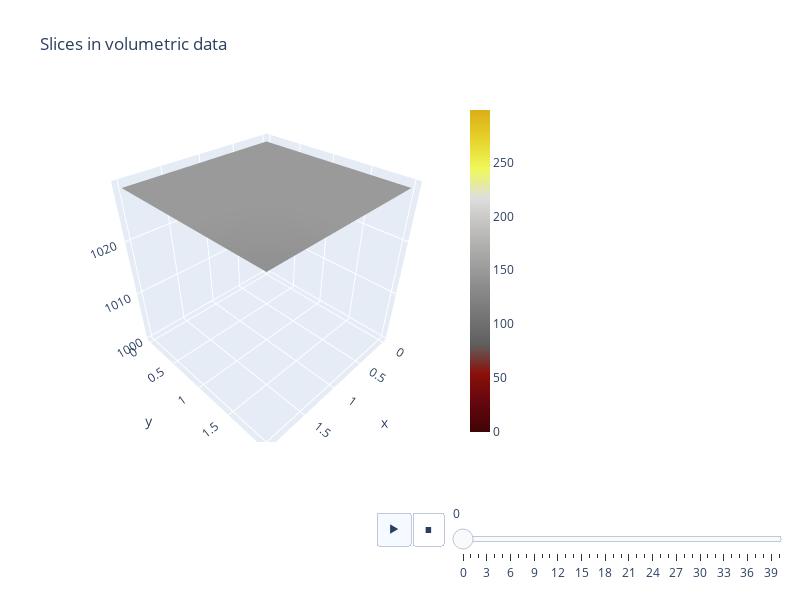

Notebook cell for this chart:
### Code cell
# Layout
fig.update_layout(
         title='Slices in volumetric data',
         width=800,
         height=600,
         scene=dict(
                    zaxis=dict(range=[freqs.min()-1, freqs.max()+1], autorange=False),
                    aspectratio=dict(x=1, y=1, z=1),
                    ),
         updatemenus = [
            {
                "buttons": [
                    {
                        "args": [None, frame_args(50)],
                        "label": "&#9654;", # play symbol
                        "method": "animate",
                    },
                    {
                        "args": [[None], frame_args(0)],
                        "label": "&#9724;", # pause symbol
                        "method": "animate",
                    },
                ],
                "direction": "left",
                "pad": {"r": 10, "t": 70},
                "type": "buttons",
                "x": 1,
                "y": 0,
            }
         ],
         sliders=sliders
)
fig.show()

### Figure 1 — Plotly figure (JSON) as saved in the notebook; plotly's stock layout.template omitted (floating-point values rounded to 4 significant figures)
{"data": [{"cmax": 298.7, "cmin": 0, "colorbar": {"thickness": 20, "ticklen": 50}, "colorscale": [[0, "rgb(63, 5, 5)"], [0.09091, "rgb(101, 6, 13)"], [0.1818, "rgb(138, 17, 9)"], [0.2727, "rgb(96, 95, 95)"], [0.3636, "rgb(119, 118, 118)"], [0.4545, "rgb(142, 141, 141)"], [0.5455, "rgb(166, 166, 165)"], [0.6364, "rgb(193, 192, 191)"], [0.7273, "rgb(222, 222, 220)"], [0.8182, "rgb(239, 248, 90)"], [0.9091, "rgb(230, 210, 41)"], [1, "rgb(220, 174, 25)"]], "surfacecolor": [[132.7, 132.7, 132.7], [132.7, 132.7, 132.7], [132.7, 132.7, 120.3]], "type": "surface", "z": [[1029.0, 1029.0, 1029.0], [1029.0, 1029.0, 1029.0], [1029.0, 1029.0, 1029.0]]}], "layout": {"height": 600, "scene": {"aspectratio": {"x": 1, "y": 1, "z": 1}, "zaxis": {"autorange": false, "range": [999.6, 1030.0]}}, "sliders": [{"len": 0.9, "pad": {"b": 10, "t": 60}, "steps": [{"args": [["1000.57"], {"frame": {"duration": 0}, "fromcurrent": true, "mode": "immediate", "transition": {"duration": 0, "easing": "linear"}}], "label": "0", "method": "animate"}, {"args": [["1001.27"], {"frame": {"duration": 0}, "fromcurrent": true, "mode": "immediate", "transition": {"duration": 0, "easing": "linear"}}], "label": "1", "method": "animate"}, {"args": [["1001.98"], {"frame": {"duration": 0}, "fromcurrent": true, "mode": "immediate", "transition": {"duration": 0, "easing": "linear"}}], "label": "2", "method": "animate"}, {"args": [["1002.68"], {"frame": {"duration": 0}, "fromcurrent": true, "mode": "immediate", "transition": {"duration": 0, "easing": "linear"}}], "label": "3", "method": "animate"}, {"args": [["1003.38"], {"frame": {"duration": 0}, "fromcurrent": true, "mode": "immediate", "transition": {"duration": 0, "easing": "linear"}}], "label": "4", "method": "animate"}, {"args": [["1004.09"], {"frame": {"duration": 0}, "fromcurrent": true, "mode": "immediate", "transition": {"duration": 0, "easing": "linear"}}], "label": "5", "method": "animate"}, {"args": [["1004.79"], {"frame": {"duration": 0}, "fromcurrent": true, "mode": "immediate", "transition": {"duration": 0, "easing": "linear"}}], "label": "6", "method": "animate"}, {"args": [["1005.5"], {"frame": {"duration": 0}, "fromcurrent": true, "mode": "immediate", "transition": {"duration": 0, "easing": "linear"}}], "label": "7", "method": "animate"}, {"args": [["1006.2"], {"frame": {"duration": 0}, "fromcurrent": true, "mode": "immediate", "transition": {"duration": 0, "easing": "linear"}}], "label": "8", "method": "animate"}, {"args": [["1006.9"], {"frame": {"duration": 0}, "fromcurrent": true, "mode": "immediate", "transition": {"duration": 0, "easing": "linear"}}], "label": "9", "method": "animate"}, {"args": [["1007.6"], {"frame": {"duration": 0}, "fromcurrent": true, "mode": "immediate", "transition": {"duration": 0, "easing": "linear"}}], "label": "10", "method": "animate"}, {"args": [["1008.31"], {"frame": {"duration": 0}, "fromcurrent": true, "mode": "immediate", "transition": {"duration": 0, "easing": "linear"}}], "label": "11", "method": "animate"}, {"args": [["1009.01"], {"frame": {"duration": 0}, "fromcurrent": true, "mode": "immediate", "transition": {"duration": 0, "easing": "linear"}}], "label": "12", "method": "animate"}, {"args": [["1009.71"], {"frame": {"duration": 0}, "fromcurrent": true, "mode": "immediate", "transition": {"duration": 0, "easing": "linear"}}], "label": "13", "method": "animate"}, {"args": [["1010.41"], {"frame": {"duration": 0}, "fromcurrent": true, "mode": "immediate", "transition": {"duration": 0, "easing": "linear"}}], "label": "14", "method": "animate"}, {"args": [["1011.12"], {"frame": {"duration": 0}, "fromcurrent": true, "mode": "immediate", "transition": {"duration": 0, "easing": "linear"}}], "label": "15", "method": "animate"}, {"args": [["1011.82"], {"frame": {"duration": 0}, "fromcurrent": true, "mode": "immediate", "transition": {"duration": 0, "easing": "linear"}}], "label": "16", "method": "animate"}, {"args": [["1012.52"], {"frame": {"duration": 0}, "fromcurrent": true, "mode": "immediate", "transition": {"duration": 0, "easing": "linear"}}], "label": "17", "method": "animate"}, {"args": [["1013.22"], {"frame": {"duration": 0}, "fromcurrent": true, "mode": "immediate", "transition": {"duration": 0, "easing": "linear"}}], "label": "18", "method": "animate"}, {"args": [["1013.93"], {"frame": {"duration": 0}, "fromcurrent": true, "mode": "immediate", "transition": {"duration": 0, "easing": "linear"}}], "label": "19", "method": "animate"}, {"args": [["1014.63"], {"frame": {"duration": 0}, "fromcurrent": true, "mode": "immediate", "transition": {"duration": 0, "easing": "linear"}}], "label": "20", "method": "animate"}, {"args": [["1015.33"], {"frame": {"duration": 0}, "fromcurrent": true, "mode": "immediate", "transition": {"duration": 0, "easing": "linear"}}], "label": "21", "method": "animate"}, {"args": [["1016.03"], {"frame": {"duration": 0}, "fromcurrent": true, "mode": "immediate", "transition": {"duration": 0, "easing": "linear"}}], "label": "22", "method": "animate"}, {"args": [["1016.73"], {"frame": {"duration": 0}, "fromcurrent": true, "mode": "immediate", "transition": {"duration": 0, "easing": "linear"}}], "label": "23", "method": "animate"}, {"args": [["1017.43"], {"frame": {"duration": 0}, "fromcurrent": true, "mode": "immediate", "transition": {"duration": 0, "easing": "linear"}}], "label": "24", "method": "animate"}, {"args": [["1018.13"], {"frame": {"duration": 0}, "fromcurrent": true, "mode": "immediate", "transition": {"duration": 0, "easing": "linear"}}], "label": "25", "method": "animate"}, {"args": [["1018.83"], {"frame": {"duration": 0}, "fromcurrent": true, "mode": "immediate", "transition": {"duration": 0, "easing": "linear"}}], "label": "26", "method": "animate"}, {"args": [["1019.54"], {"frame": {"duration": 0}, "fromcurrent": true, "mode": "immediate", "transition": {"duration": 0, "easing": "linear"}}], "label": "27", "method": "animate"}, {"args": [["1020.24"], {"frame": {"duration": 0}, "fromcurrent": true, "mode": "immediate", "transition": {"duration": 0, "easing": "linear"}}], "label": "28", "method": "animate"}, {"args": [["1020.94"], {"frame": {"duration": 0}, "fromcurrent": true, "mode": "immediate", "transition": {"duration": 0, "easing": "linear"}}], "label": "29", "method": "animate"}, {"args": [["1021.64"], {"frame": {"duration": 0}, "fromcurrent": true, "mode": "immediate", "transition": {"duration": 0, "easing": "linear"}}], "label": "30", "method": "animate"}, {"args": [["1022.34"], {"frame": {"duration": 0}, "fromcurrent": true, "mode": "immediate", "transition": {"duration": 0, "easing": "linear"}}], "label": "31", "method": "animate"}, {"args": [["1023.04"], {"frame": {"duration": 0}, "fromcurrent": true, "mode": "immediate", "transition": {"duration": 0, "easing": "linear"}}], "label": "32", "method": "animate"}, {"args": [["1023.74"], {"frame": {"duration": 0}, "fromcurrent": true, "mode": "immediate", "transition": {"duration": 0, "easing": "linear"}}], "label": "33", "method": "animate"}, {"args": [["1024.44"], {"frame": {"duration": 0}, "fromcurrent": true, "mode": "immediate", "transition": {"duration": 0, "easing": "linear"}}], "label": "34", "method": "animate"}, {"args": [["1025.14"], {"frame": {"duration": 0}, "fromcurrent": true, "mode": "immediate", "transition": {"duration": 0, "easing": "linear"}}], "label": "35", "method": "animate"}, {"args": [["1025.84"], {"frame": {"duration": 0}, "fromcurrent": true, "mode": "immediate", "transition": {"duration": 0, "easing": "linear"}}], "label": "36", "method": "animate"}, {"args": [["1026.54"], {"frame": {"duration": 0}, "fromcurrent": true, "mode": "immediate", "transition": {"duration": 0, "easing": "linear"}}], "label": "37", "method": "animate"}, {"args": [["1027.24"], {"frame": {"duration": 0}, "fromcurrent": true, "mode": "immediate", "transition": {"duration": 0, "easing": "linear"}}], "label": "38", "method": "animate"}, {"args": [["1027.94"], {"frame": {"duration": 0}, "fromcurrent": true, "mode": "immediate", "transition": {"duration": 0, "easing": "linear"}}], "label": "39", "method": "animate"}, {"args": [["1028.63"], {"frame": {"duration": 0}, "fromcurrent": true, "mode": "immediate", "transition": {"duration": 0, "easing": "linear"}}], "label": "40", "method": "animate"}], "x": 1, "y": 0}], "title": {"text": "Slices in volumetric data"}, "updatemenus": [{"buttons": [{"args": [null, {"frame": {"duration": 50}, "fromcurrent": true, "mode": "immediate", "transition": {"duration": 50, "easing": "linear"}}], "label": "&#9654;", "method": "animate"}, {"args": [[null], {"frame": {"duration": 0}, "fromcurrent": true, "mode": "immediate", "transition": {"duration": 0, "easing": "linear"}}], "label": "&#9724;", "method": "animate"}], "direction": "left", "pad": {"r": 10, "t": 70}, "type": "buttons", "x": 1, "y": 0}], "width": 800}}
